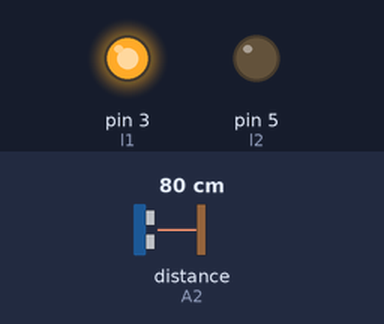
A sketch run on a simulated Arduino Uno, built with avr-gcc and run on an emulated ATmega328P. Shown: output pins drawn as LEDs (lit = HIGH). Wiring (inferred from the names in the program): ultrasonic range finder: trigger A1; echo A2. The test bench sets the inputs (shaded band); at power-on: distance to the obstacle (sensor on A2) 80 cm. The echo pulse lasts 58.3 µs per cm; pins used as bus, display or sensor lines are not drawn; what the sketch prints to the serial monitor is not drawn.

Above: at 1.2 s.
1.3 s: distance to the obstacle (sensor on A2) set to 17 cm
2.8 s: distance to the obstacle (sensor on A2) set to 14 cm
Timing chart, 0 to 5.8 s (numbered marks = the images above; inputs shaded):
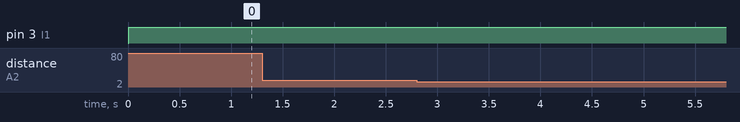

The sketch:

obstacleavoider.ino
```cpp
int l1 = 3;
int l2 = 5;
int r1 = 6;
int r2 = 9;
int echo = A2;
int trig = A1;
int duration;
int distance;
void setup()
{
 Serial.begin(9600);
 pinMode(l1,OUTPUT);
 pinMode(l2,OUTPUT);
 pinMode(r1,OUTPUT);
 pinMode(r2,OUTPUT);
 pinMode(echo,INPUT);
 pinMode(trig,OUTPUT);
}

void loop()
{
  digitalWrite(trig, LOW);
  delayMicroseconds(2);
  digitalWrite(trig, HIGH);
  delayMicroseconds(10);
  digitalWrite(trig, LOW);
  duration = pulseIn(echo, HIGH);
  distance = duration*0.034/2;
  if (distance < 15)
           { Serial.println(" right");
              right();
              delay(500);
           }
           else
           { Serial.println(" Forward");
              forward();
           }
}
void forward()
{
  digitalWrite(l1,HIGH);
  digitalWrite(l2,LOW);
  digitalWrite(r1,HIGH);
  digitalWrite(r2,LOW);
}
void right()
{
  digitalWrite(l1,HIGH);
  digitalWrite(l2,LOW);
  digitalWrite(r1,LOW);
  digitalWrite(r2,HIGH);
}
```

Measured:
- after the input at 1.3 s, every drawn part: stays the same
- after the input at 2.8 s, every drawn part: stays the same
